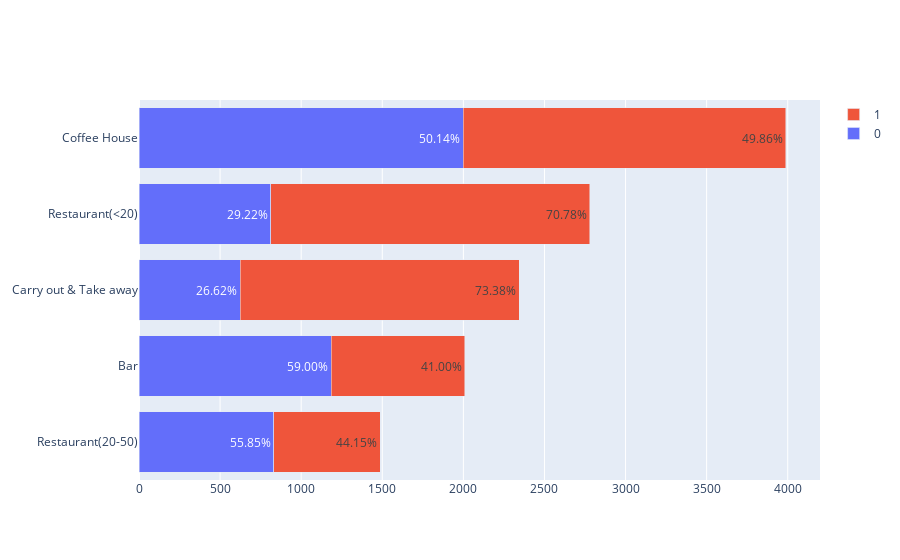

The notebook cell this image was saved under:
### Code cell
import plotly.graph_objects as go

# Group by 'coupon' and 'Y', and get the size of each group
grouped_counts = df.groupby(['coupon', 'Y']).size().unstack().reset_index()

# Calculate percentages
grouped_percentages = grouped_counts.copy()
for col in grouped_counts.columns[1:]:
    grouped_percentages[col] = 100 * grouped_counts[col] / grouped_counts.iloc[:, 1:].sum(axis=1)

# Order rows from least to greatest based on total count
grouped_counts['total'] = grouped_counts.iloc[:, 1:].sum(axis=1)
grouped_counts = grouped_counts.sort_values(by='total')
grouped_percentages = grouped_percentages.loc[grouped_counts.index]

# Prepare data for plot
data = []
for col in grouped_counts.columns[1:-1]:  # exclude 'total' column
    data.append(go.Bar(name=col, y=grouped_counts['coupon'], x=grouped_counts[col], 
                       text=grouped_percentages[col].apply('{:.2f}%'.format), textposition='auto', orientation='h'))

# Plot
fig = go.Figure(data)
fig.update_layout(barmode='stack')
fig.show()

### Figure 1 — Plotly figure (JSON) as saved in the notebook; plotly's stock layout.template omitted (floating-point values rounded to 4 significant figures)
{"data": [{"name": "0", "orientation": "h", "text": ["55.85%", "59.00%", "26.62%", "29.22%", "50.14%"], "textposition": "auto", "type": "bar", "x": [831, 1186, 624, 812, 2000], "y": ["Restaurant(20-50)", "Bar", "Carry out & Take away", "Restaurant(<20)", "Coffee House"]}, {"name": "1", "orientation": "h", "text": ["44.15%", "41.00%", "73.38%", "70.78%", "49.86%"], "textposition": "auto", "type": "bar", "x": [657, 824, 1720, 1967, 1989], "y": ["Restaurant(20-50)", "Bar", "Carry out & Take away", "Restaurant(<20)", "Coffee House"]}], "layout": {"barmode": "stack"}}
